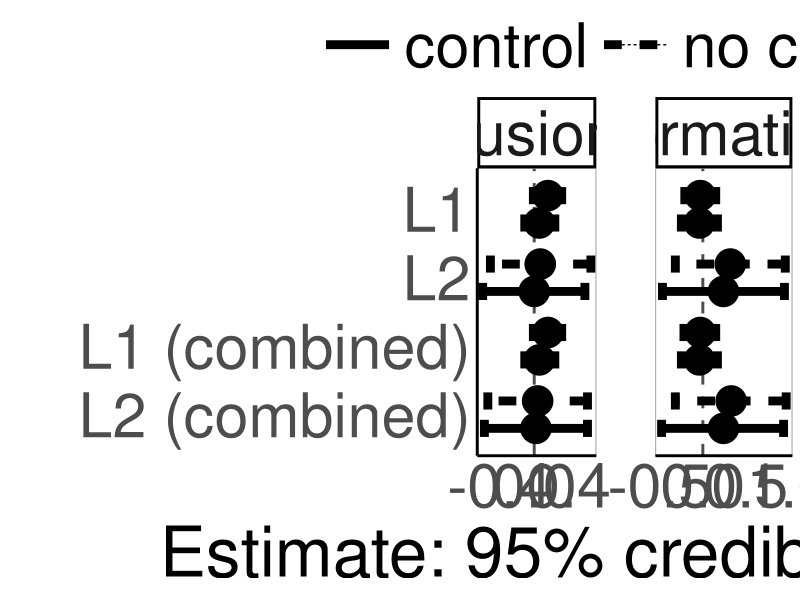
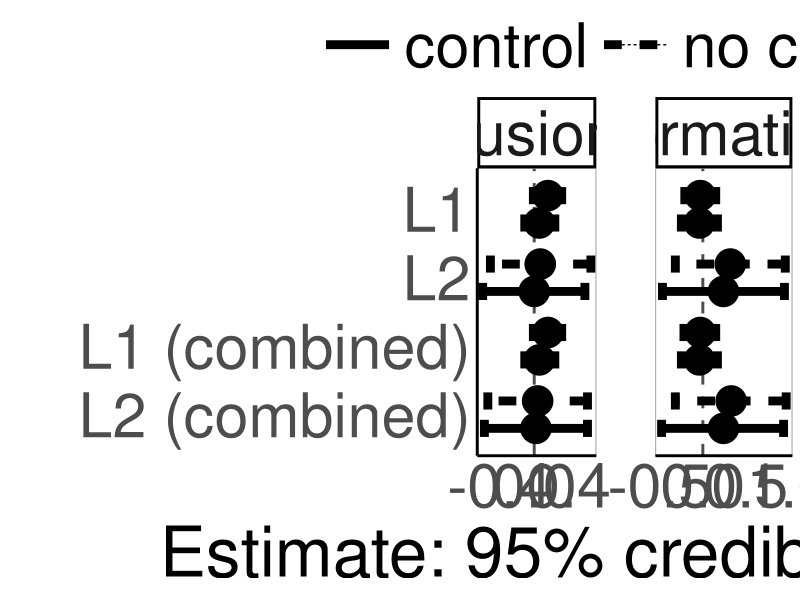
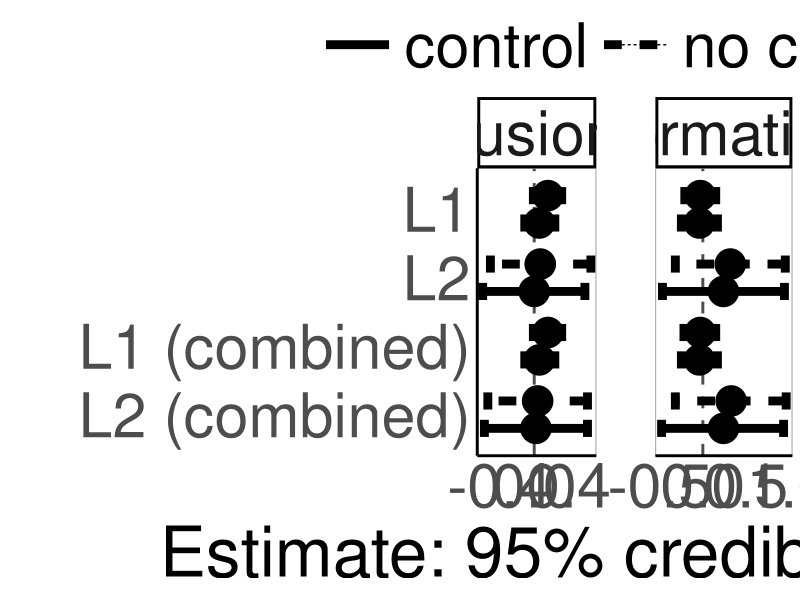
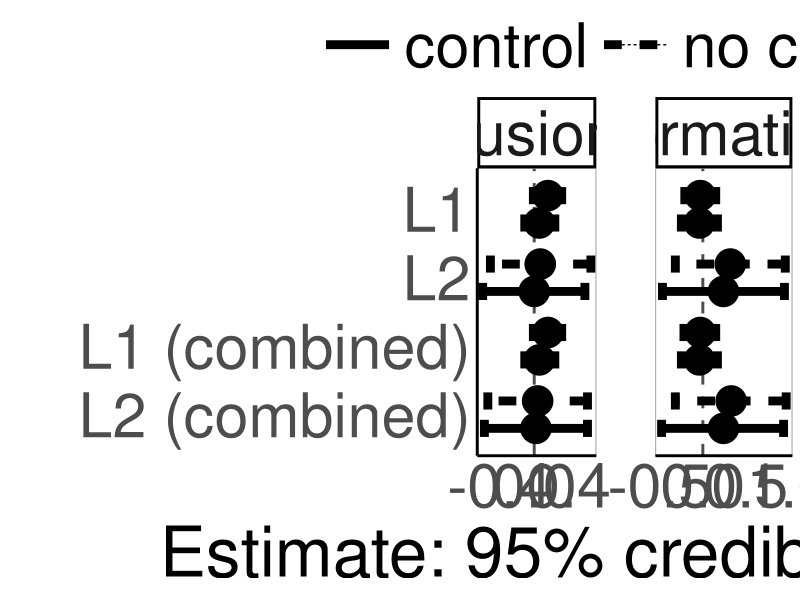
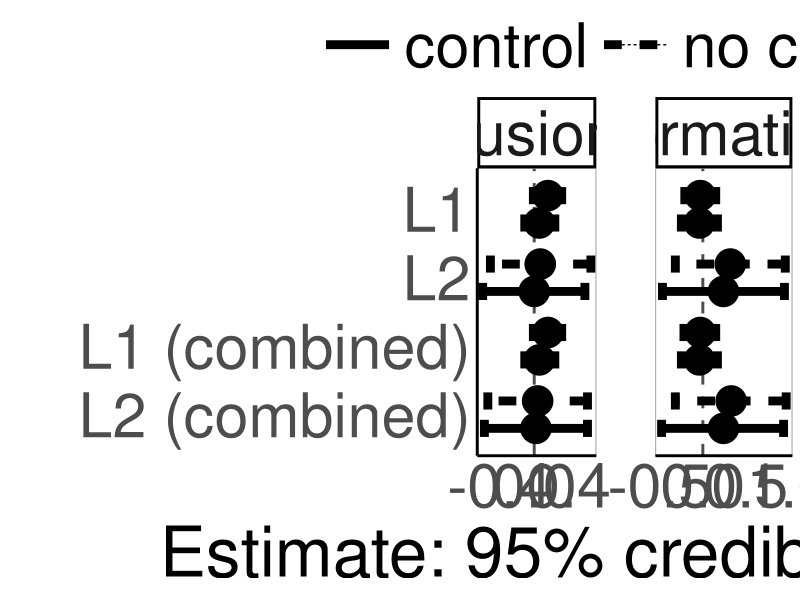
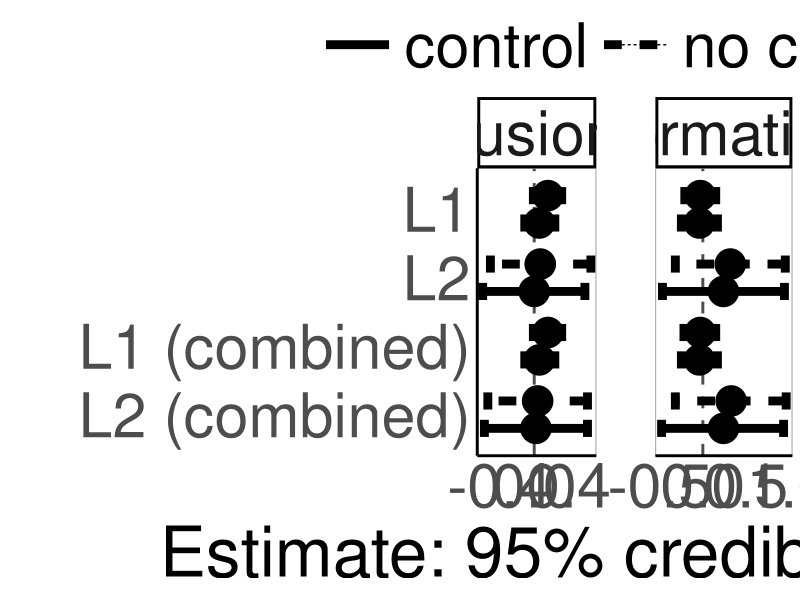

Recreate these plots in R, in order.
suppressPackageStartupMessages({
  library(dplyr)
  library(ggplot2)
})

# script was written by Olena Shcherbakova and modified by Sam Passmore

effs_I <-
  read.csv("output_tables_reanalysis_reduced/ effects Informativity_L2_social_models .csv")
effs_I$variable <- "informativity"

effs_B <-
  read.csv("output_tables_reanalysis_reduced/ effects Boundness_L2_social_models .csv")
effs_B$variable <- "fusion"

effs_B <- effs_B %>%
  rename(lower = 2,
         upper = 4,
         mean = 3)

effs_I <- effs_I %>%
  rename(lower = 2,
         upper = 4,
         mean = 3)

effs_1 <- as.data.frame(rbind(effs_B, effs_I))

effs_1$control <- "yes"

effs_I <-
  read.csv("output_tables_reanalysis_reduced/ effects Informativity_L2_social_only_models .csv")
effs_I$variable <- "informativity"

effs_B <-
  read.csv("output_tables_reanalysis_reduced/ effects Boundness_L2_social_only_models .csv")
effs_B$variable <- "fusion"

effs_B <- effs_B %>%
  rename(lower = 2,
         upper = 4,
         mean = 3)

effs_I <- effs_I %>%
  rename(lower = 2,
         upper = 4,
         mean = 3)

effs_2 <- as.data.frame(rbind(effs_B, effs_I))
effs_2$control <- "no"

effs_1 <- effs_1 %>%
  rename(lower = 2,
         upper = 4,
         mean = 3)

effs_2 <- effs_2 %>%
  rename(lower = 2,
         upper = 4,
         mean = 3)

effs <- as.data.frame(rbind(effs_1, effs_2))

effs_main <- effs %>%
  rename(lower = 2,
         upper = 4,
         mean = 3) %>%
  filter(!grepl("nonlinear", model)) %>%
  filter(!grepl("SD", effect)) %>%
  filter(!grepl("Intercept", effect))


#removing "(linear)" part within the model column
effs_main$model <- gsub("(\\s*\\(\\w+\\))", "", effs_main$model)

#adding "combined" after L1/L1 proportion where applicable
effs_main$effect <-
  ifelse(
    grepl("L1 speakers\\+", effs_main$model),
    paste(effs_main$effect, "(combined)"),
    effs_main$effect
  )

effs_main <- effs_main %>%
  mutate(
    effect = dplyr::recode(
      effect,
      "L2 proportion (combined)" = "L2 (combined)",
      "L1*L2 proportion" = "L1*L2",
      "L2 proportion" = "L2"
    )
  )

eff_main_plot_df = effs_main %>%
  as.data.frame() %>%
  mutate_if(is.character, as.factor) %>%
  mutate(effect = factor(
    effect,
    levels = c(
      "Education",
      "Neighbours",
      "Official status",
      "L1*L2",
      "L2 (combined)",
      "L1 (combined)",
      "L2",
      "L1"
    )
  )) %>%
  mutate(importance = case_when((lower < 0 &
                                   upper < 0)  ~ "negative",
                                (lower > 0 &
                                   upper > 0)  ~ "positive",
                                (lower < 0 & upper > 0) |
                                  (lower < 0 &
                                     upper == 0) |
                                  (lower == 0 & upper > 0) ~ "no"
  )) %>%
  mutate(importance = as.factor(importance)) %>%
  mutate(importance = factor(
    importance,
    levels = c("no", "positive", "negative"),
    ordered = TRUE
  )) %>% 
  mutate(control = if_else(control == "yes", "control", "no control")) %>% 
  mutate(control = factor(control, levels = c("control", "no control"), ordered = TRUE))

dodge_width <- 0.8

effs_main_plot_bw <- ggplot(eff_main_plot_df,
                            aes(
                              y = effect,
                              x = mean,
                              linetype = control,
                              color = importance
                            )) +
  geom_errorbar(
    aes(xmin = lower, xmax = upper),
    width = 0.5,
    linewidth = 3,
    position = position_dodge(width = dodge_width)
  ) +
  geom_point(size = 10,
             position = position_dodge(width = dodge_width)) +
  geom_line(position = position_dodge(width = dodge_width)) +
  geom_vline(
    aes(xintercept = 0),
    linetype = 2,
    linewidth = 1,
    alpha = 0.7
  ) +
  scale_color_manual(values = c("black", "red3", "steelblue")) +
  ylab("") +
  xlab("Estimate: 95% credible interval") +
  #  theme_light() +
  theme_minimal() +
  facet_grid(. ~ variable, scales = "free_x", space = "free") +
  theme(
    text = element_text(size = 55), # face = "bold"),
    #    legend.text = element_text(size = 25),
    axis.title = element_text(size = 50),
    #    legend.title = element_text(size = 25),
    #    strip.text.x = element_text(size = 25),
    legend.spacing.y = unit(2.7, 'cm'),
    legend.key.width = unit(2, 'cm'),
    legend.direction = "horizontal",
    legend.position = "top",
    legend.title = element_blank(),
    axis.line = element_line(linewidth = 1),
    strip.background = element_rect(color = "black", linewidth = 2),
    panel.spacing.x = unit(15, "mm"),
    panel.grid = element_blank(),
    panel.border = element_rect(color = "gray 50", fill = NA)
  ) +
  guides(color = "none")


effs_main_plot_bw

ggsave(
  file = "output_reduced_reanalysis/effects_L2_plot.png",
  plot = effs_main_plot_bw,
  height = 24,
  width = 30,
  dpi = 400
)


effs_main_plot_bw
ggsave(
  file = "output_reduced_reanalysis/effects_L2_plot.pdf",
  plot = effs_main_plot_bw,
  height = 22,
  width = 36,
  dpi = 600
)

effs_main_plot_bw
ggsave(
  file = "output_reduced_reanalysis/effects_L2_plot.jpeg",
  plot = effs_main_plot_bw,
  height = 22,
  width = 36,
  dpi = 600
)
